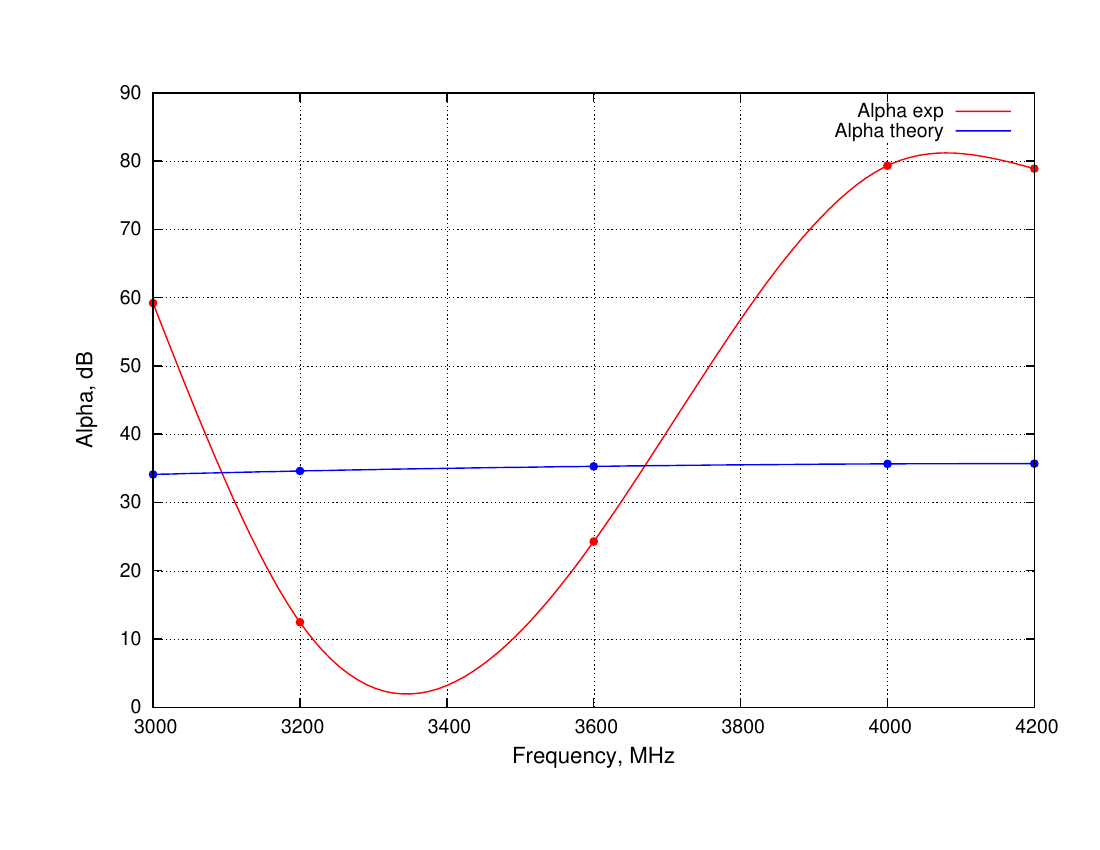

Here is the gnuplot script that generated this plot:
set terminal postscript enhanced color dashed
set output "plot2.eps"
set ylabel "Alpha, dB" font "Helvetica,16"
set xlabel "Frequency, MHz" font "Helvetica,16"
#set key left bottom
#set ytics -1.5, 0.5
#set mytics 4
r = 0.5
set xzeroaxis lw 1 lt 1 lc rgb "black"
set grid

set style line 1 lt 1 lw 2 lc rgb "blue"
set style line 2 lt 1 lw 2 lc rgb "red"

plot "./init_data"\
				ind 0 u 1:13 w p pt 7 ps 1 lc rgb "red" notitle,\
			 "" ind 0 u 1:13:(r) title "Alpha exp" ls 2 s acs,\
			 ""	ind 1 u 1:7 w p pt 7 ps 1 lc rgb "blue" notitle,\
			 "" ind 1 u 1:7:(r) title "Alpha theory" ls 1 s acs
